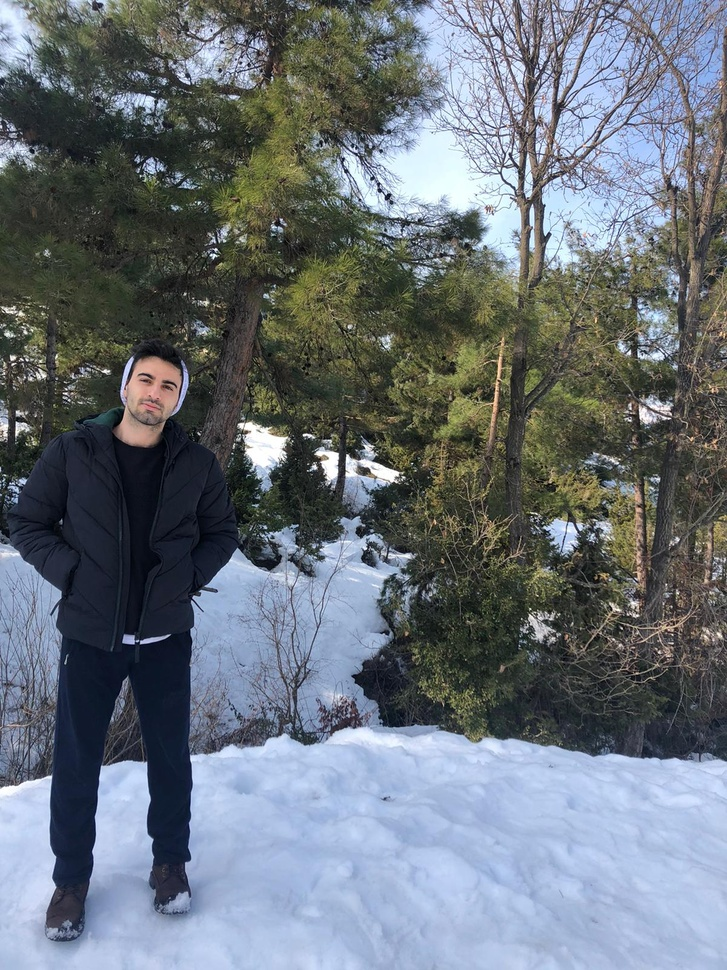
#> input picture FaceRecognitionOnImage/photos/1.jpg, 727 x 970 px, shrunk from 1200 x 1600 before the run
$ python YuzTanima.py
#> lines starting #> are read from the running program, lines starting #| are printed output that depends on the picture; after the words box and inside, x2 and y2 are one past the last pixel; in counts of white or black regions, pixels touching at a corner belong together
# -*- coding: utf-8 -*-
"""
Created on Sun Apr  4 16:57:35 2021

@author: asus
"""

import cv2 as cv


face_cascade=cv.CascadeClassifier("haarcascade_frontalface_default.xml") #classifier yolunu verdik.

foto=cv.imread("photos/1.jpg")
#> foto is the input picture: shape (970, 727, 3); mean B, G, R 121.2, 113.6, 105.8


gray=cv.cvtColor(foto, cv.COLOR_BGR2RGB) #renk ayarlarını tutacak degiskenimizi ayarlıyoruz.

faces= face_cascade.detectMultiScale(gray,1.3,4)
#> faces = [[122, 358, 67, 67]]

# print(faces)

for(x,y,w,h) in faces: #veritabanımız içinde forla donup kontrol ediyoruz.
    cv.rectangle(foto,(x,y) , (x+w,y+h),(0,250,0),8)
#> this loop made 1 pass
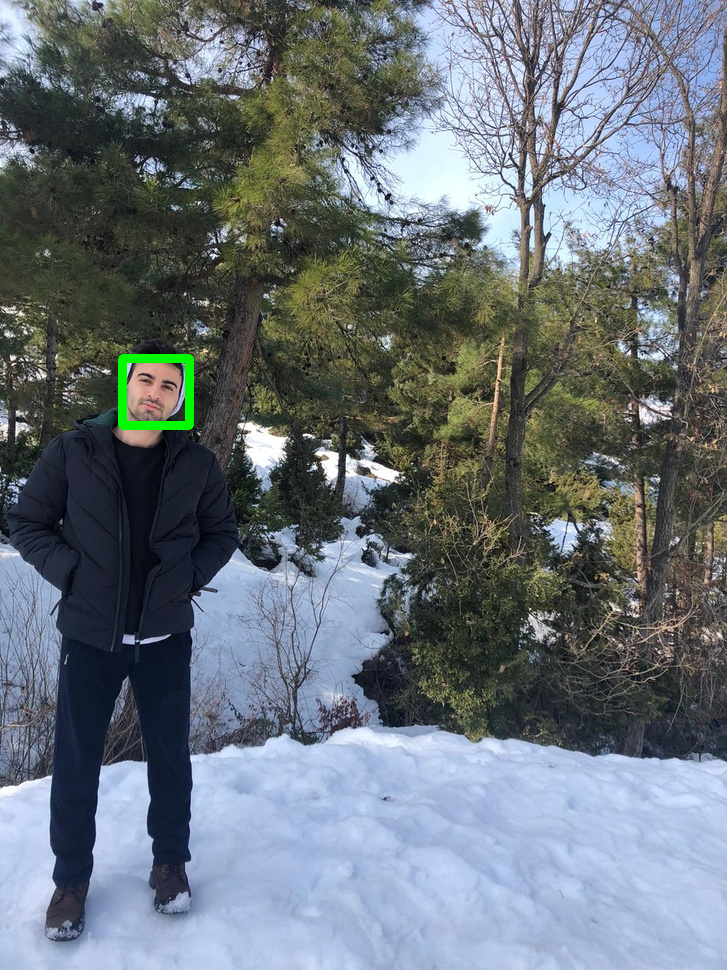
#> foto: shape (970, 727, 3); 0.34% of pixels changed, all inside (x1, y1, x2, y2) = (118, 354, 194, 430)


cv.namedWindow("foto",cv.WINDOW_NORMAL)

cv.imshow("foto",foto)

cv.waitKey(0)

cv.destroyAllWindows()
